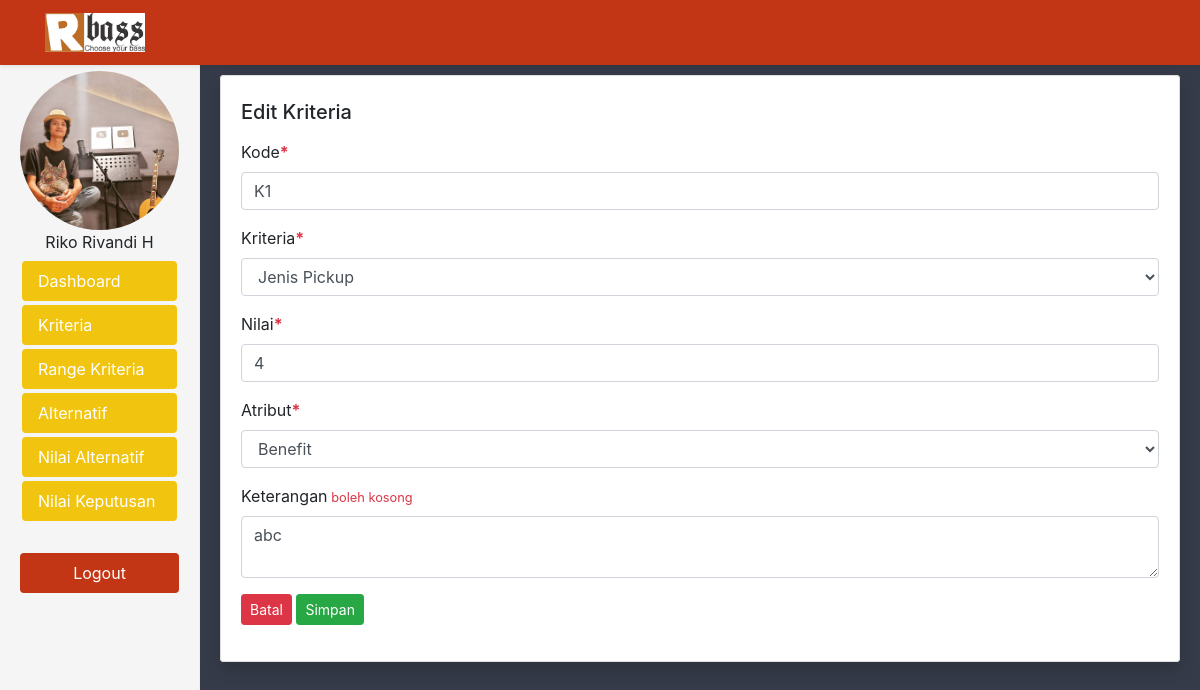
The page /admin/home.php?page=kriteria&action=edit&id=70 (signed in) on the database its author committed.
### tables this page shows
CREATE TABLE `kriteria` (
  `id` int(11) NOT NULL,
  `kode` varchar(110) NOT NULL,
  `kriteria` varchar(200) NOT NULL,
  `nilai` varchar(110) NOT NULL,
  `atribut` tinyint(4) NOT NULL,
  `keterangan` text NOT NULL
);

### config/database.php (called while the page is built, shortened)
<?php
    class database{
        var $host = "localhost";
        var $username = "root";
        var $password = "";
        var $database = "saw";
        function koneksi(){
            $koneksi = mysqli_connect($this->host, $this->username, $this->password,$this->database);
            return $koneksi;
        }
    }

### controller/KriteriaController.php (called while the page is built, shortened)
<?php
    include_once ("../config/database.php");
    class KriteriaController{
        public $kon;
        function __construct()
        {
            $koneksi = new database;
            $this->kon = $koneksi->koneksi();
        }
        function edit($id)
        {
            $sql = $this->kon->query("SELECT * FROM kriteria WHERE id='$id'");
            $data = $sql->fetch_assoc();
            return $data;
        }
    }

### constants/Kriteria.php (called while the page is built, shortened)
<?php
class Kriteria
{
    public static function labels()
    {
        return [
            'Jenis Pickup' => self::JENIS_PICKUP,
            'Jenis Kayu' => self::JENIS_KAYU,
            'Harga' => self::HARGA,
            'Merek' => self::MERK,
        ];
    }
}

### constants/AtributeKriteria.php (called while the page is built, shortened)
<?php
class AtributeKriteria
{
    public static function labels()
    {
        return [
            'Benefit' => self::BENEFIT,
            'Cost' => self::COST,
        ];
    }
}

### admin/page/kriteria/edit.php (the view, shortened to what this page needs)
<?php
    include ("../controller/KriteriaController.php");
    include ("../constants/AtributeKriteria.php");
    include ("../constants/Kriteria.php");
    $kriteria = new KriteriaController();
    $id = $_GET['id'];
    $data = $kriteria->edit($id);
?>
<div class="bg-light shadow rounded">
    <div class="row">
        <div class="col-md-12">
            <div class="card">
                <div class="card-body">
                    <form action="" method="post">
                        <div class="py-1">
                            <h5 class="card-title">Edit Kriteria</h5>
                        </div>
                        <div class="form-group">
                            <label>Kode<b class="text-danger">*</b></label>
                            <input type="text" name="kode" required class="form-control" placeholder="Input kode kriteria" value="<?php echo $data['kode']; ?>">
                        </div>
                        <div class="form-group">
                            <label>Kriteria<b class="text-danger">*</b></label>
                            <select name="kriteria" required class="form-control">
                                <?php
                                    foreach(Kriteria::labels() as $k => $kr){
                                ?>
                                <option <?php  if($data['kriteria'] == $kr){ echo 'selected'; } ?> value="<?php echo $kr; ?>"><?php echo $k; ?></option>
                                <?php } ?>
                            </select>
                        </div>
                        <div class="form-group">
                            <label>Nilai<b class="text-danger">*</b></label>
                            <input type="text" name="nilai" required class="form-control" placeholder="Input nilai" value="<?php echo $data['nilai']; ?>">
                        </div>
                        <div class="form-group">
                            <label>Atribut<b class="text-danger">*</b></label>
                            <select class="form-control select2bs4" name="atribut" required style="width: 100%;">
                                <?php foreach(AtributeKriteria::labels() as $item => $kri){ ?>
                                    <option value="<?php echo $kri ?> " <?php $kri == $data['atribut'] ? 'selected':'' ?>><?php echo $item ?></option>
                                <?php } ?>
                            </select>
                        </div>
                        <div class="form-group">
                            <label>Keterangan<b class="text-danger small"> boleh kosong</b></label>
                            <textarea name="keterangan" id="" placeholder="Input keterangan" cols="30" class="form-control"><?php echo $data['keterangan']; ?></textarea>
                        </div>
                        <div class="form-group">
                            <a href="" class="btn btn-danger btn-sm">Batal</a>
                            <button type="submit" name="edit" class="btn btn-success btn-sm">Simpan</button>
                        </div>
                    </form>
                </div>
            </div>
        </div>
    </div>
</div>

### admin/home.php (style rules this page uses)
body { background-color: #353b48; padding: 0; margin: 0; }

### rows shown on the page
kriteria: kode "K1", kriteria "Jenis Pickup", nilai "4", keterangan "abc"

### other values the page prints
form field atribut "Benefit"
